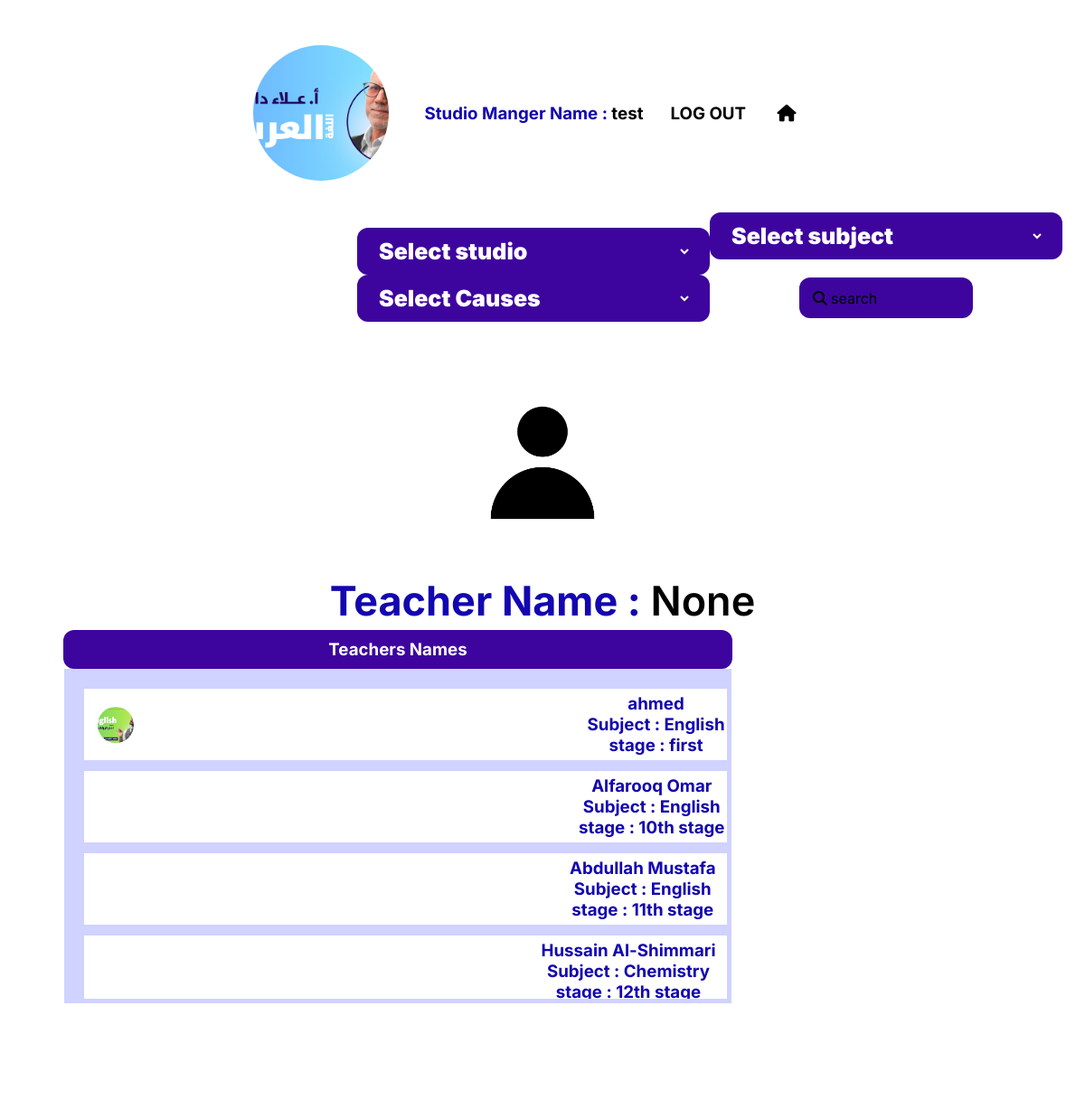
The page /nework_studio (signed in) on the database its author committed.
### main/models.py (models this page shows, shortened)
class studio_manger(models.Model):
    user = models.OneToOneField(User , on_delete=models.CASCADE)
    image = models.ImageField(upload_to="studio_manger/")
    def __str__(self):
        return self.user.username

class teacher(models.Model):
    name = models.CharField(max_length=120 )
    image = models.ImageField(upload_to="timage/" , null=True , blank=True)
    stage = models.ForeignKey('stages' , on_delete=models.CASCADE)
    materials = models.ForeignKey('materials' , on_delete=models.CASCADE)

class materials(models.Model):
    name = models.CharField(max_length=100)
    def __str__(self):
        return self.name

class stages(models.Model):
    name = models.CharField(max_length=100)
    def __str__(self):
        return self.name

### main/views.py (the view)
# urls.py: path('nework_studio' , nowork_studio , name='nework_studio'),
def nowork_studio(e):
    return render(e , 'main/nework_studio.html' , {
        'data':studio_manger.objects.filter(user = e.user).first(),
        'studios':studio.objects.all(),
        'causes':causes.objects.all(),
        'teachers':teacher.objects.all(),
        'sub':materials.objects.all()
    })

### main/models.py (called while the page is built)
    def __str__(self):
        return self.name

    def __str__(self):
        return self.name

### templates/main/nework_studio.html (shortened to what this page needs)
{% extends "base.html" %}
{% load static %}
{% block body %}
<div class="main-container flex-col">
    <div class="flex center mx-1 my-2">
        <div class="profile-image">
            {% if data.image%}
            <img src="{{data.image.url}}" alt="" class="image">
            {% else %}
            <img src="{% static 'img/acc.jpg' %}" alt="" class="image">
            {% endif %}
        </div>
        <div class="flex-col center" style="width: fit-content;margin: 0;">
            <div class="flex center " style="margin: 0 10px;" >
                <h3 class="mx-1 text" style="height: fit-content;">
                    Studio Manger Name : <span>{{data}}</span>
                    <h3>
                        <a href="{% url 'LOGOUT' %}">LOG OUT</a>
                        <a href="{% url 'home' %}" class="mx-1"><i class="fa-solid fa-house"></i></a>
                    </h3>
                </h3>
            </div>
        </div>
    </div>
    <div class="flex container end" style="margin: 0;">
        <div class="flex-s">
            <div class="flex mx-5 center">
                <div class="label flex-50">
                    <select name="subject" id="studio_id">
                        <option value="">Select studio</option>
                    </select>
                </div>
            </div>
            <div class="flex mx-5 center">
                <div class="label flex-50">
                    <select name="subject" id="causes_id">
                        <option value="">Select Causes</option>
                    </select>
                </div>
            </div>
        </div>
        <div class="flex-s">
            <div class="flex mx-5 center">
                <div class="label flex-50">
                    <select name="subject" id="subject">
                        <option value="">Select subject</option>
                    </select>
                </div>
            </div>
            <div class="flex center mx-5" style="position: relative;">
                <i class="fa-solid fa-magnifying-glass" style="left:15px;z-index: 9;position: absolute;"></i> <span style="left:35px;z-index: 9;position: absolute;">search</span>
                <input type="text" id="search" class="mx-5 search-input my-2  flex-50">
            </div>
        </div>
    </div>
    <div class="flex">
        <div class="teacher-holder flex-50 mx-1 p-1">
            <div class="flex  center big-image" >
                <img src="{% static 'img/acc.jpg' %}" alt="" class="image" id="teacher-image">
            </div>
            <div class="big-text center">
                <h2>
                    Teacher Name : <span id="teacher-name" > None  </span>
                </h2>
            </div>
            <div class="flex-row center timer">
                <div class="red-btn flex center" >
                    <h1>REC.</h1>
                </div>
                <div class="timer-input flex">
                    <label  id="hours">00:</label>
                    <label id="min">00:</label>
                    <label id="sec">00</label>
                </div>
            </div>
        </div>
        <div style="height: fit-content;">
            <div class="aside mx-5" style="height: 500px;">
                <div class="label center flex">
                    <h3>
                        Teachers Names
                    </h3>
                </div>
                <div class="container  center main-holder">
                    {% for i in teachers %}
                <div class="flex space-btw teacher" style = " height:fit-content " data-id="{{i.id}}">
                    <div class="themp-image mx-2">
                        {% if i.image%}
                        <img src="{{i.image.url}}" alt="" class="image">
                        {% else %}
                        <img src="{% static 'img/acc.jpg'%}" alt="">
                        {% endif %}
                    </div>
                    <div class="flex-col" >
                        <h3 class="text mx-2">
                            {{i.name}}
                        </h3>
                        <h3 class="text">
                            Subject : {{i.materials}}<br>
                            stage : {{i.stage}}
                        </h3>
                    </div>
                </div>
                {% endfor %}
                </div>
            </div>
        </div>
    </div>
</div>
{% endblock body %}

### static/css/main.css (style rules this page uses)
:root { --gap:15px; --rounder:12px; --bg:#D0D2FF; --btn:#1306B0; --btn-aprov:#00A839; --btn-reject:#D92546; }
a { text-decoration: none; color: inherit; }
* { max-width: 100%; margin: 0; padding: 0; font-family:Inter; }
body ,html { padding:10px ; overflow-x: hidden; }
.flex { display: flex; flex-wrap: wrap; flex-direction: row; }
.flex-col { display: flex; flex-wrap: wrap; flex-direction: column; }
.flex-row { display: flex; flex-direction: row; flex-wrap: wrap; }
.center { justify-self: center; align-items: center; justify-content: center; text-align: center; margin: 0 auto; }
.label { border-radius: var(--rounder); background-color:#3d059e ; color: white; width:700px; padding: 10px 20px; align-items: center; text-align: center; }
.profile-image { border-radius: 50%; width: 150px; height: 150px; }
.themp-image { width: 40px; height: 40px; border-radius: 50%; }
.image { width: 100%; height: 100%; object-fit: cover; border-radius: inherit; }
.container { max-width: 100%; padding: 5px; margin: auto; align-items: center; }
.text { color: var(--btn); }
.text span { color: black; }
.space-btw { justify-content: space-between; }
.mx-1 { margin: 0 30px; }
.flex-50 { flex:50%; }
.aside { position: sticky; top:0; height: 600px; background-color: white; border-radius: var(--rounder); }
.main-holder { width:97%; background-color: var(--bg); height: 72%; max-height: 70%; overflow-y: scroll; overflow-x: hidden; border:solid 5px #D0D2FF; }
.main-holder>div { width: 98%; max-width: 98%; background-color: white; margin: 12px; height: 50px; align-items: center; padding: 5px; }
.mx-2 { margin: 0 10px; }
.main-container { max-width: 100%; margin: auto; display: flex; }
.my-2 { margin: 30px 0; }
.teacher-holder { width: 500px; height: 300px; max-width: 100%; background-color: white; border-radius: var(--rounder); }
.big-image { width: 250px; height: 250px; border-radius: 50%; }
.mx-5 { margin: 0 50px; }
.big-text { font-size: 30px; font-family: 900; color: var(--btn); }
.big-text span { color: black; font-weight: 600; }
.red-btn { width: 100px; height: 100px; border-radius: 50%; text-align: center; background-color: red; color: white; margin: 10px; cursor: pointer; }
.timer-input label { height: 100%; font-size: 30px; border: none; outline: none; }
.p-1 { padding: 10px; }
.search-input { width: 100%; }
#search { margin: 20px auto; border: none; outline: none; border-radius: var(--rounder); height: 45px; text-align: center; color: #EBEBEB; background-color: #3d059e; }
select { width: 100%; background-color:#3d059e; color: white; font-size: 25px; font-weight: 900; outline: none; border: none; }
.end { justify-items:flex-end; justify-content: flex-end; }
.flex-s { width: 390px; }
.end { justify-content: flex-end; align-items: center; }

### rows shown on the page
studio_manger: image (picture), user.username "test"
teacher: image (picture), name "ahmed", materials "English", stage "first"
teacher: image (picture), name "Alfarooq Omar", materials "English", stage "10th stage"
teacher: image (picture), name "Abdullah Mustafa", materials "English", stage "11th stage"
teacher: image (picture), name "Hussain Al-Shimmari", materials "Chemistry", stage "12th stage"
